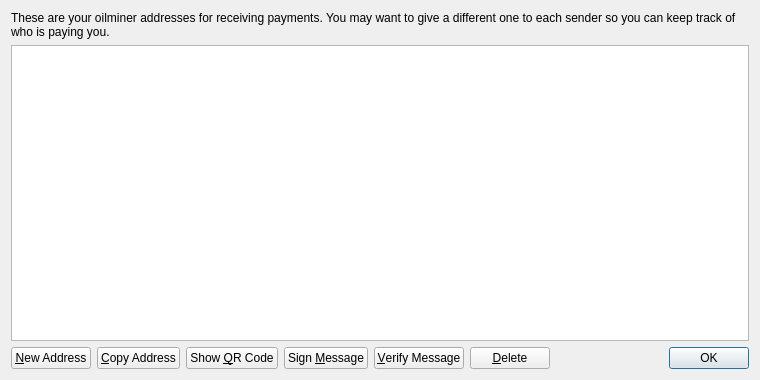
<?xml version="1.0" encoding="UTF-8"?>
<ui version="4.0">
 <class>AddressBookPage</class>
 <widget class="QWidget" name="AddressBookPage">
  <property name="geometry">
   <rect>
    <x>0</x>
    <y>0</y>
    <width>760</width>
    <height>380</height>
   </rect>
  </property>
  <property name="windowTitle">
   <string>Address Book</string>
  </property>
  <layout class="QVBoxLayout" name="verticalLayout">
   <item>
    <widget class="QLabel" name="labelExplanation">
     <property name="text">
      <string>These are your oilminer addresses for receiving payments. You may want to give a different one to each sender so you can keep track of who is paying you.</string>
     </property>
     <property name="textFormat">
      <enum>Qt::PlainText</enum>
     </property>
     <property name="wordWrap">
      <bool>true</bool>
     </property>
    </widget>
   </item>
   <item>
    <widget class="QTableView" name="tableView">
     <property name="contextMenuPolicy">
      <enum>Qt::CustomContextMenu</enum>
     </property>
     <property name="toolTip">
      <string>Double-click to edit address or label</string>
     </property>
     <property name="tabKeyNavigation">
      <bool>false</bool>
     </property>
     <property name="alternatingRowColors">
      <bool>true</bool>
     </property>
     <property name="selectionMode">
      <enum>QAbstractItemView::SingleSelection</enum>
     </property>
     <property name="selectionBehavior">
      <enum>QAbstractItemView::SelectRows</enum>
     </property>
     <property name="sortingEnabled">
      <bool>true</bool>
     </property>
     <attribute name="verticalHeaderVisible">
      <bool>false</bool>
     </attribute>
    </widget>
   </item>
   <item>
    <layout class="QHBoxLayout" name="horizontalLayout">
     <item>
      <widget class="QPushButton" name="newAddressButton">
       <property name="toolTip">
        <string>Create a new address</string>
       </property>
       <property name="text">
        <string>&amp;New Address</string>
       </property>
       <property name="icon">
        <iconset resource="../bitcoin.qrc">
         <normaloff>:/icons/add</normaloff>:/icons/add</iconset>
       </property>
      </widget>
     </item>
     <item>
      <widget class="QPushButton" name="copyToClipboard">
       <property name="toolTip">
        <string>Copy the currently selected address to the system clipboard</string>
       </property>
       <property name="text">
        <string>&amp;Copy Address</string>
       </property>
       <property name="icon">
        <iconset resource="../bitcoin.qrc">
         <normaloff>:/icons/editcopy</normaloff>:/icons/editcopy</iconset>
       </property>
      </widget>
     </item>
     <item>
      <widget class="QPushButton" name="showQRCode">
       <property name="text">
        <string>Show &amp;QR Code</string>
       </property>
       <property name="icon">
        <iconset resource="../bitcoin.qrc">
         <normaloff>:/icons/qrcode</normaloff>:/icons/qrcode</iconset>
       </property>
      </widget>
     </item>
     <item>
      <widget class="QPushButton" name="signMessage">
       <property name="toolTip">
        <string>Sign a message to prove you own a oilminer address</string>
       </property>
       <property name="text">
        <string>Sign &amp;Message</string>
       </property>
       <property name="icon">
        <iconset resource="../bitcoin.qrc">
         <normaloff>:/icons/edit</normaloff>:/icons/edit</iconset>
       </property>
      </widget>
     </item>
     <item>
      <widget class="QPushButton" name="verifyMessage">
       <property name="toolTip">
        <string>Verify a message to ensure it was signed with a specified oilminer address</string>
       </property>
       <property name="text">
        <string>&amp;Verify Message</string>
       </property>
       <property name="icon">
        <iconset resource="../bitcoin.qrc">
         <normaloff>:/icons/transaction_0</normaloff>:/icons/transaction_0</iconset>
       </property>
      </widget>
     </item>
     <item>
      <widget class="QPushButton" name="deleteButton">
       <property name="toolTip">
        <string>Delete the currently selected address from the list</string>
       </property>
       <property name="text">
        <string>&amp;Delete</string>
       </property>
       <property name="icon">
        <iconset resource="../bitcoin.qrc">
         <normaloff>:/icons/remove</normaloff>:/icons/remove</iconset>
       </property>
      </widget>
     </item>
     <item>
      <spacer name="horizontalSpacer">
       <property name="orientation">
        <enum>Qt::Horizontal</enum>
       </property>
       <property name="sizeHint" stdset="0">
        <size>
         <width>40</width>
         <height>20</height>
        </size>
       </property>
      </spacer>
     </item>
     <item>
      <widget class="QDialogButtonBox" name="buttonBox">
       <property name="sizePolicy">
        <sizepolicy hsizetype="Maximum" vsizetype="Fixed">
         <horstretch>0</horstretch>
         <verstretch>0</verstretch>
        </sizepolicy>
       </property>
       <property name="standardButtons">
        <set>QDialogButtonBox::Ok</set>
       </property>
      </widget>
     </item>
    </layout>
   </item>
  </layout>
 </widget>
 <resources>
  <include location="../bitcoin.qrc"/>
 </resources>
 <connections/>
</ui>
